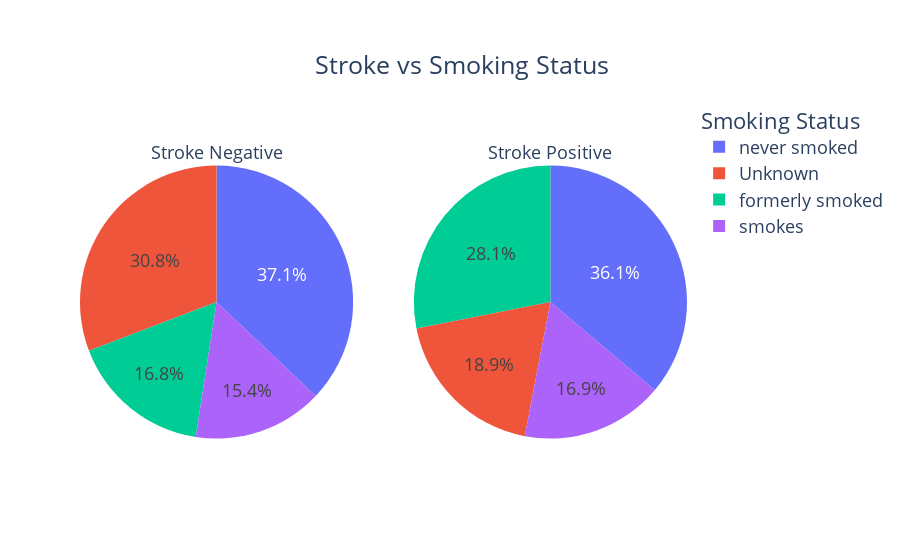

Notebook cell for this chart:
### Code cell
counts0 = Counter(dataviz[dataviz['stroke']==0]['smoking_status'])
counts1 = Counter(dataviz[dataviz['stroke']==1]['smoking_status'])
fig = make_subplots(rows=1, cols=2, specs=[[{"type": "pie"}, {"type": "pie"}]])

fig.add_trace(go.Pie(
     values=[item[1] for item in sorted(counts0.items())],
     labels=[item[0] for item in sorted(counts0.items())],
     domain=dict(x=[0, 0.5]),
     name="Stroke Negative",title='Stroke Negative'), 
     row=1, col=1)

fig.add_trace(go.Pie(
     values=[item[1] for item in sorted(counts1.items())],
     labels=[item[0] for item in sorted(counts1.items())],
     domain=dict(x=[0.5, 1.0]),
     name="Stroke Positive",title='Stroke Positive'),
    row=1, col=2)

fig.update_layout(
    title={'text':'Stroke vs Smoking Status','xanchor':'left','yanchor': 'top','y':0.9,'x':0.35},
    xaxis_title="X Axis Title",
    yaxis_title="Y Axis Title",
    legend_title="Smoking Status",
    font=dict(size=18)
)

fig.show()

### Figure 1 — Plotly figure (JSON) as saved in the notebook; plotly's stock layout.template omitted (floating-point values rounded to 4 significant figures)
{"data": [{"domain": {"x": [0.0, 0.45], "y": [0.0, 1.0]}, "labels": ["Unknown", "formerly smoked", "never smoked", "smokes"], "name": "Stroke Negative", "title": {"text": "Stroke Negative"}, "type": "pie", "values": [1497, 815, 1802, 747]}, {"domain": {"x": [0.55, 1.0], "y": [0.0, 1.0]}, "labels": ["Unknown", "formerly smoked", "never smoked", "smokes"], "name": "Stroke Positive", "title": {"text": "Stroke Positive"}, "type": "pie", "values": [47, 70, 90, 42]}], "layout": {"font": {"size": 18}, "legend": {"title": {"text": "Smoking Status"}}, "title": {"text": "Stroke vs Smoking Status", "x": 0.35, "xanchor": "left", "y": 0.9, "yanchor": "top"}, "xaxis": {"title": {"text": "X Axis Title"}}, "yaxis": {"title": {"text": "Y Axis Title"}}}}
